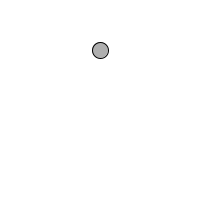
Frame 1 (no input)
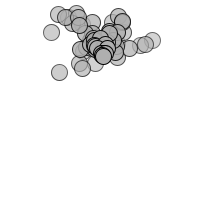
Frame 60 (the mouse pressed at the canvas centre just before this capture)
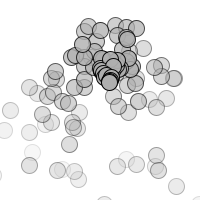
Frame 120 (the mouse held since frame 60 and released just before this capture)

The Processing sketch that drew these frames (run headless with seeded random() and noise(); from frame 60 on, the mouse is pressed at the canvas centre):

// Processing sketch: e03
// ── e03.pde
import java.util.Iterator;

ParticleSystem ps;

void setup() {
  size(200,200);
  ps = new ParticleSystem(width/2,50);
}

void draw() {
  background(255);
  ps.run();
}

class ParticleSystem {
  
  ArrayList<Particle> particles;
  
  PVector location;
  PVector velocity;
  
  ParticleSystem(float x, float y) {
    particles = new ArrayList<Particle>();
    location = new PVector(x,y);
    velocity = new PVector(0,0);
  }
  
  void run() {
    _addParticle();
    _updateParticles();
    _updateOrigin();
  }
  
  void _addParticle() {
    particles.add(new Particle(location));
  }
  
  void _updateParticles() {
    Iterator<Particle> it = particles.iterator();
    while (it.hasNext()) {
      Particle p = it.next();
      p.display();
      p.update();
      if (p.isDead())
        it.remove();
    }
  }
  
  void _updateOrigin() {
    PVector acceleration = _randomAcceleration();
    
    velocity.add(acceleration);
    velocity.limit(1.8);
    location.add(velocity);
    
    _bounceOrigin();
  }
  
  PVector _randomAcceleration() {
    PVector result = PVector.random2D();
    result.mult(0.03);
    return result;
  }
  
  void _bounceOrigin() {
    if (location.y < 0)      velocity.y =  abs(velocity.y);
    if (location.y > height) velocity.y = -abs(velocity.y);
    if (location.x < 0)      velocity.x =  abs(velocity.x);
    if (location.x > width)  velocity.x = -abs(velocity.x);
  }
}

class Particle {
  
  PVector location;
  PVector velocity = new PVector(random(-1,1),random(-2,-0.5));
  PVector acceleration = new PVector(0,0.05);
  
  float lifespan = 255;
  
  Particle(PVector location_) {
    location = location_.copy();
  }
  
  void display() {
    stroke(0,lifespan);
    fill(175,lifespan);
    ellipse(location.x,location.y,16,16);
  }
  
  void update() {
    velocity.add(acceleration);
    location.add(velocity);
    lifespan -= 2;
  }
  
  boolean isDead() {
    return lifespan < 0;
  }
}
